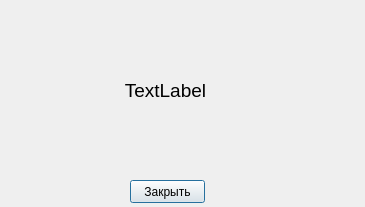
<?xml version="1.0" encoding="UTF-8"?>
<ui version="4.0">
 <class>infowindow</class>
 <widget class="QDialog" name="infowindow">
  <property name="geometry">
   <rect>
    <x>0</x>
    <y>0</y>
    <width>365</width>
    <height>207</height>
   </rect>
  </property>
  <property name="windowTitle">
   <string>Dialog</string>
  </property>
  <widget class="QPushButton" name="pushButton">
   <property name="geometry">
    <rect>
     <x>130</x>
     <y>180</y>
     <width>75</width>
     <height>23</height>
    </rect>
   </property>
   <property name="text">
    <string>Закрыть</string>
   </property>
  </widget>
  <widget class="QLabel" name="infolabel">
   <property name="geometry">
    <rect>
     <x>40</x>
     <y>10</y>
     <width>251</width>
     <height>161</height>
    </rect>
   </property>
   <property name="font">
    <font>
     <pointsize>14</pointsize>
    </font>
   </property>
   <property name="text">
    <string>TextLabel</string>
   </property>
   <property name="alignment">
    <set>Qt::AlignCenter</set>
   </property>
   <property name="wordWrap">
    <bool>true</bool>
   </property>
  </widget>
 </widget>
 <resources/>
 <connections/>
</ui>
